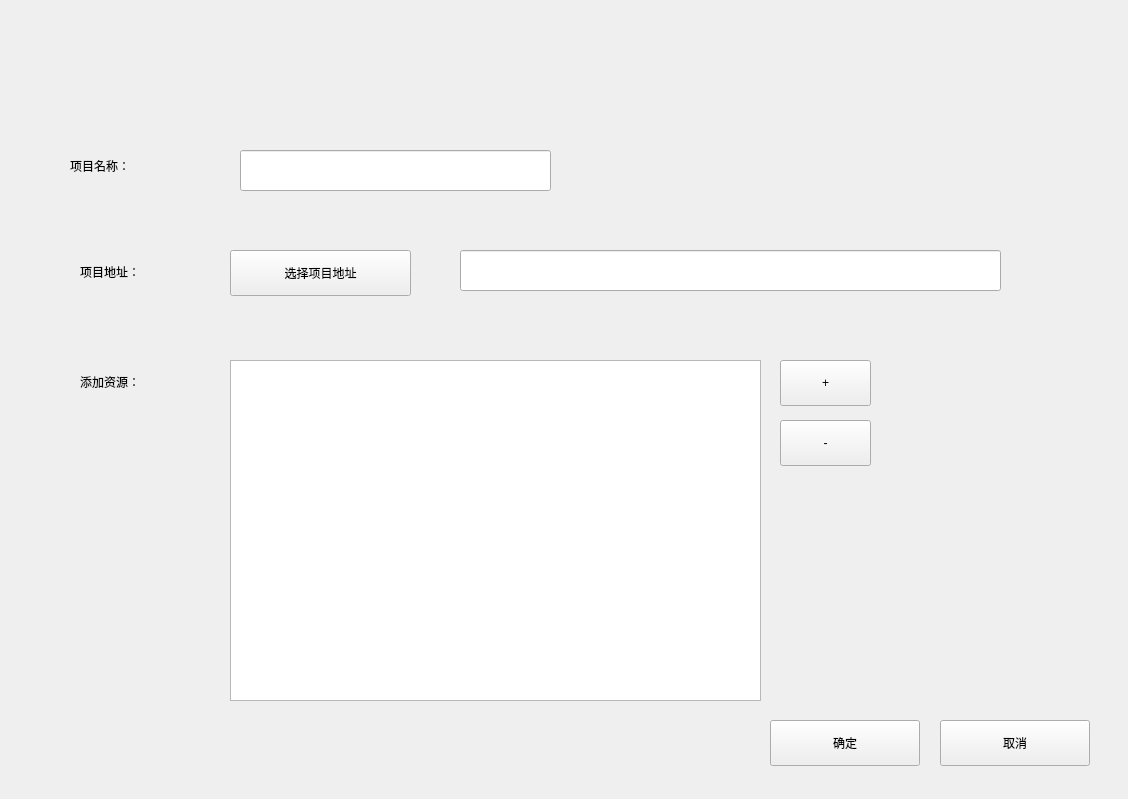
<?xml version="1.0" encoding="UTF-8"?>
<ui version="4.0">
 <class>Form</class>
 <widget class="QWidget" name="Form">
  <property name="geometry">
   <rect>
    <x>0</x>
    <y>0</y>
    <width>1128</width>
    <height>799</height>
   </rect>
  </property>
  <property name="windowTitle">
   <string>Form</string>
  </property>
  <widget class="QLabel" name="label">
   <property name="geometry">
    <rect>
     <x>70</x>
     <y>140</y>
     <width>141</width>
     <height>51</height>
    </rect>
   </property>
   <property name="text">
    <string>项目名称：</string>
   </property>
  </widget>
  <widget class="QLineEdit" name="ProjectNameEdit">
   <property name="geometry">
    <rect>
     <x>240</x>
     <y>150</y>
     <width>311</width>
     <height>41</height>
    </rect>
   </property>
  </widget>
  <widget class="QLineEdit" name="ProjectAddressEdit">
   <property name="geometry">
    <rect>
     <x>460</x>
     <y>250</y>
     <width>541</width>
     <height>41</height>
    </rect>
   </property>
  </widget>
  <widget class="QLabel" name="label_2">
   <property name="geometry">
    <rect>
     <x>80</x>
     <y>260</y>
     <width>108</width>
     <height>24</height>
    </rect>
   </property>
   <property name="text">
    <string>项目地址：</string>
   </property>
  </widget>
  <widget class="QPushButton" name="ProjectAddressBtn">
   <property name="geometry">
    <rect>
     <x>230</x>
     <y>250</y>
     <width>181</width>
     <height>46</height>
    </rect>
   </property>
   <property name="text">
    <string>选择项目地址</string>
   </property>
  </widget>
  <widget class="QLabel" name="label_3">
   <property name="geometry">
    <rect>
     <x>80</x>
     <y>370</y>
     <width>108</width>
     <height>24</height>
    </rect>
   </property>
   <property name="text">
    <string>添加资源：</string>
   </property>
  </widget>
  <widget class="QPushButton" name="AddFolderBtn">
   <property name="geometry">
    <rect>
     <x>780</x>
     <y>360</y>
     <width>91</width>
     <height>46</height>
    </rect>
   </property>
   <property name="text">
    <string>+</string>
   </property>
  </widget>
  <widget class="QListWidget" name="FolderListWidget">
   <property name="geometry">
    <rect>
     <x>230</x>
     <y>360</y>
     <width>531</width>
     <height>341</height>
    </rect>
   </property>
  </widget>
  <widget class="QPushButton" name="SubFolderBtn">
   <property name="geometry">
    <rect>
     <x>780</x>
     <y>420</y>
     <width>91</width>
     <height>46</height>
    </rect>
   </property>
   <property name="text">
    <string>-</string>
   </property>
  </widget>
  <widget class="QPushButton" name="OKBtn">
   <property name="geometry">
    <rect>
     <x>770</x>
     <y>720</y>
     <width>150</width>
     <height>46</height>
    </rect>
   </property>
   <property name="text">
    <string>确定</string>
   </property>
  </widget>
  <widget class="QPushButton" name="OKBtn_2">
   <property name="geometry">
    <rect>
     <x>940</x>
     <y>720</y>
     <width>150</width>
     <height>46</height>
    </rect>
   </property>
   <property name="text">
    <string>取消</string>
   </property>
  </widget>
 </widget>
 <resources/>
 <connections/>
</ui>
